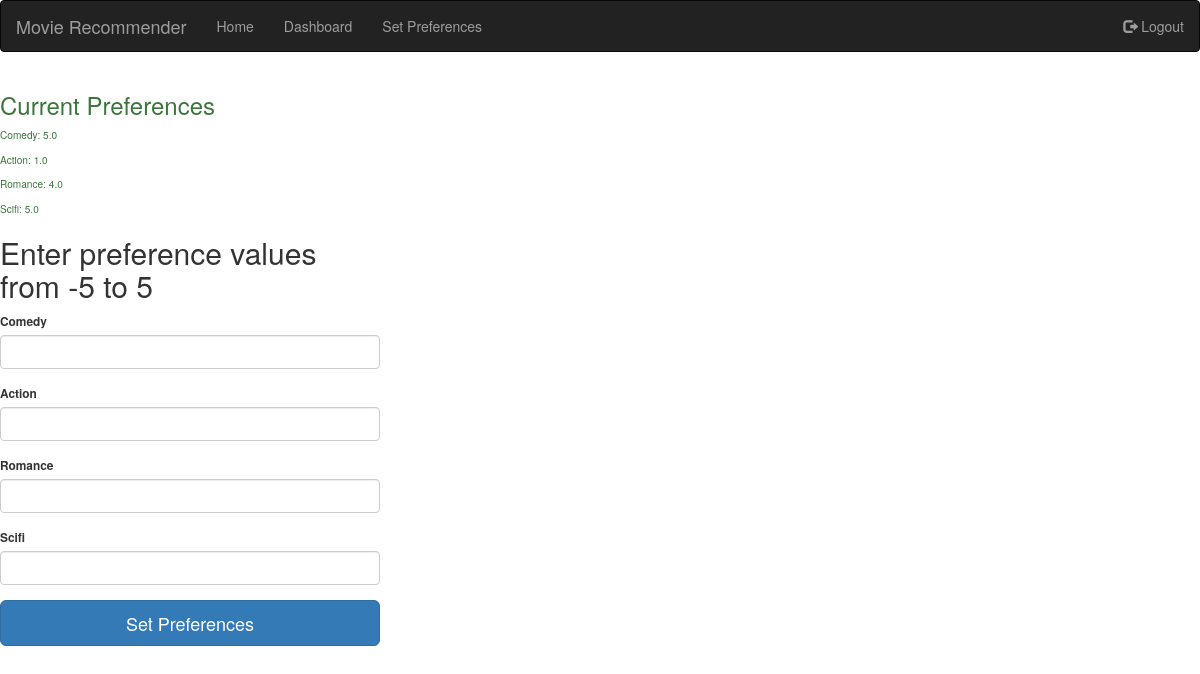
The page /setpreferences (signed in) on the database as committed earlier.
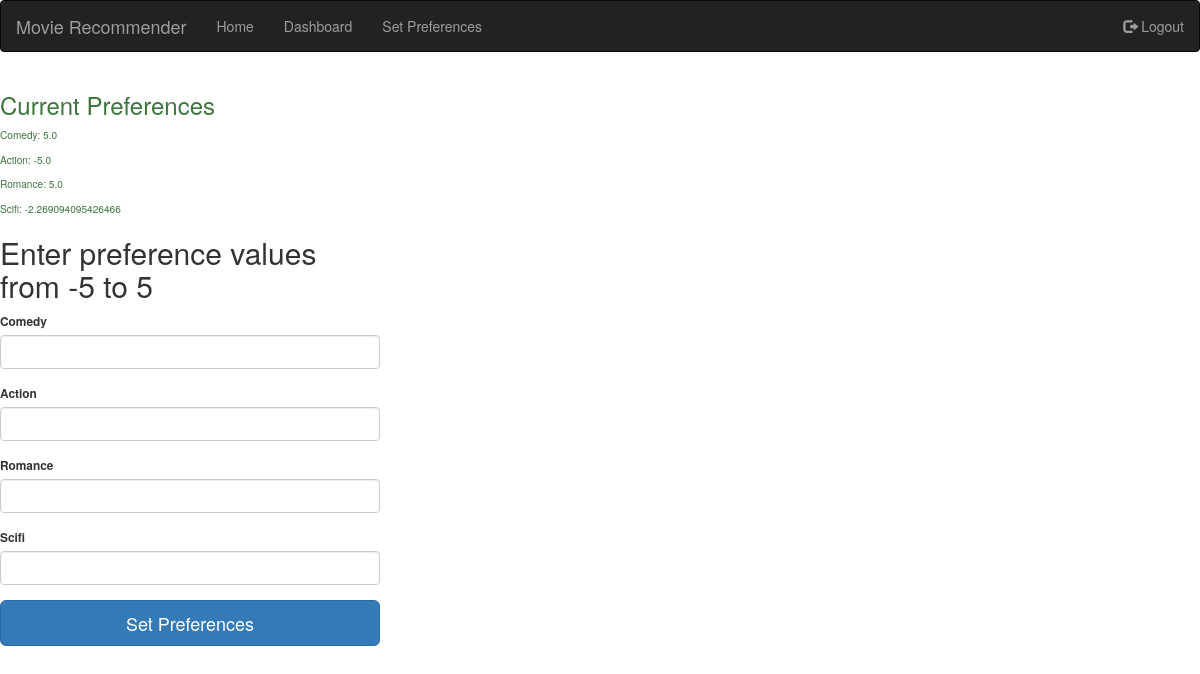
The same page on the database as committed later.
### app/models.py (models this page shows, shortened)
class Preference(db.Model):
	__tablename__ = 'preferences'
	id = db.Column(db.Integer, primary_key=True)
	user_id = db.Column(db.Integer, db.ForeignKey('users.id'))
	comedy = db.Column(db.Float)
	action = db.Column(db.Float)
	romance = db.Column(db.Float)
	scifi = db.Column(db.Float)

### app/views.py (the view, shortened to what this page needs)
@app.route('/setpreferences', methods=['POST', 'GET'])
@login_required
def setpreferences():
	form = PreferenceForm()
	preference = Preference.query.filter_by(user_id = current_user.id).first()
	return render_template('setpreferences.html', preference = preference, form=form)

### app/views.py
class PreferenceForm(FlaskForm):
	comedy = FloatField('Comedy', validators=[InputRequired(), NumberRange(min=-5, max=5)])
	action = FloatField('Action', validators=[InputRequired(), NumberRange(min=-5, max=5)])
	romance = FloatField('Romance', validators=[InputRequired(), NumberRange(min=-5, max=5)])
	scifi = FloatField('Scifi', validators=[InputRequired(), NumberRange(min=-5, max=5)])

### app/views.py (called while the page is built)
@login_manager.user_loader
def load_user(user_id):
	return User.query.get(int(user_id))

### app/templates/setpreferences.html (shortened to what this page needs)
{% extends "base.html" %}
{% import "bootstrap/wtf.html" as wtf %}
{% block content %}
<div class="row">
	<div class="col-xs-4 center-block small">
		<div class="small text-success">
			{% if preference %}
				<h3> Current Preferences </h3>
				<p> Comedy: {{ preference.comedy * 5 }} </p>
				<p> Action: {{ preference.action * 5 }} </p>
				<p> Romance: {{ preference.romance * 5 }} </p>
				<p> Scifi: {{ preference.scifi * 5 }} </p>
			{% endif %}
		</div>
		<form class="form-signin" method="POST" action="{{url_for('setpreferences')}}">
			<h2 class="form-signin-heading">Enter preference values from -5 to 5</h2>
			{{ wtf.form_field(form.comedy) }}
			{{ wtf.form_field(form.action) }}
			{{ wtf.form_field(form.romance) }}
			{{ wtf.form_field(form.scifi) }}
			<button class="btn btn-lg btn-primary btn-block" type="submit">Set Preferences</button>
		</form>
	</div>
</div>
{% endblock %}

### app/templates/base.html (shortened to what this page needs)
{% extends "bootstrap/base.html" %}
{% block head %}
	{{ super() }}
	<link rel="stylesheet" href="https://maxcdn.bootstrapcdn.com/bootstrap/3.3.7/css/bootstrap.min.css">
{% endblock %}
{% block navbar %}
	<nav class="navbar navbar-inverse">
	  <div class="container-fluid">
	    <div class="navbar-header">
	    <center>
	      <a class="navbar-brand" href="{{ url_for('about') }}">Movie Recommender</a>
	    	</div>
	    		<ul class="nav navbar-nav">
			      <li><a href="{{ url_for('home') }}">Home</a></li>
			      <li><a href="{{ url_for('dashboard') }}">Dashboard</a></li>
			      <li><a href="{{ url_for('setpreferences') }}">Set Preferences</a></li>
			    </ul>
			    <ul class="nav navbar-nav navbar-right">
			      <li><a href="{{ url_for('logout') }}"><span class="glyphicon glyphicon-log-out"></span> Logout</a></li>
			    </ul>
			  </div>
	</nav>
{% endblock %}

Rows that differ between the two databases and show on the page:
changed Preference: preference.action*5 "1.0" → "-5.0"; preference.romance*5 "4.0" → "5.0"; preference.scifi*5 "5.0" → "-2.269094095426466"
